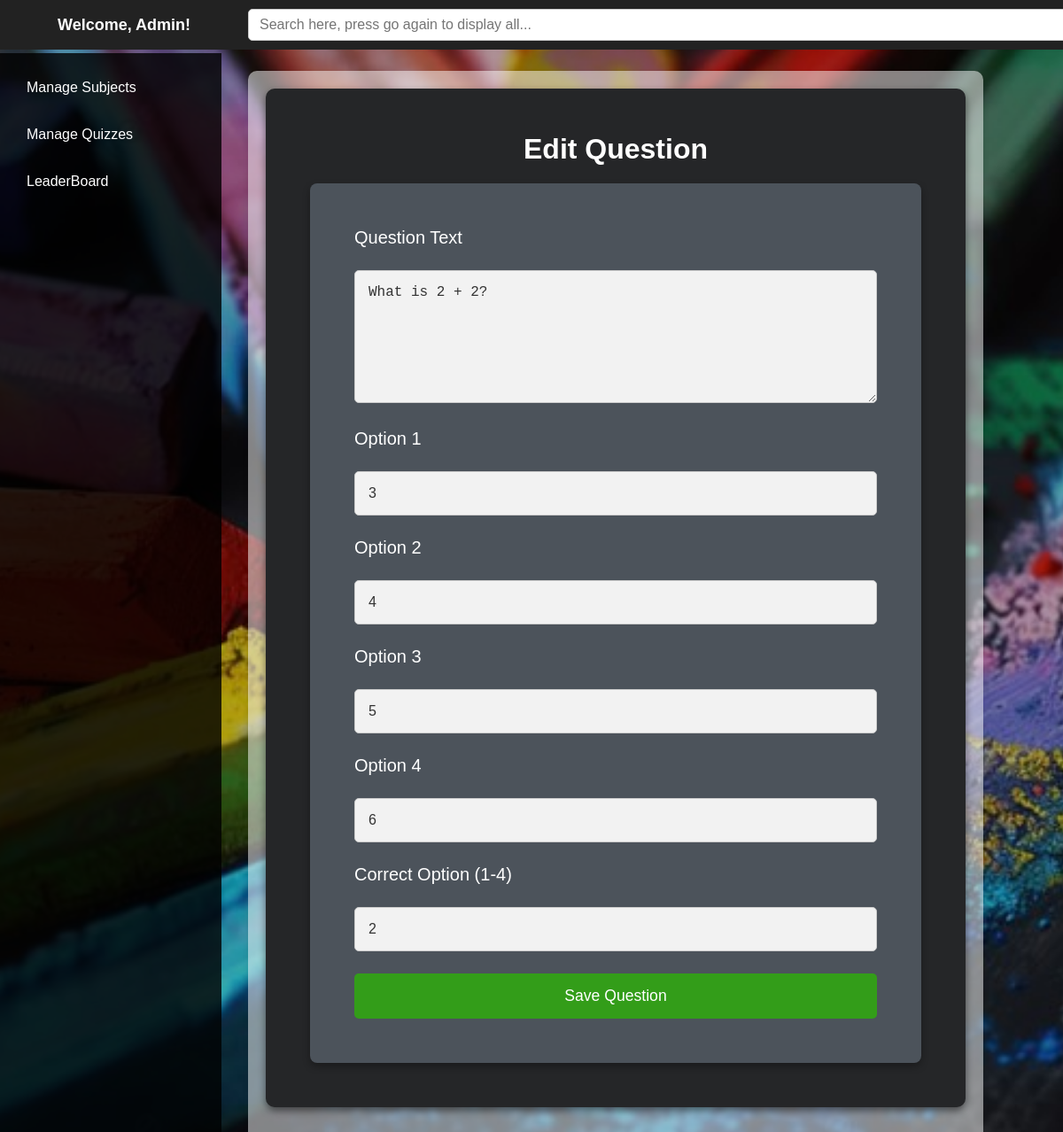
/manage_quizzes/edit_question/1 (signed in), run on the app's committed database.
### tables this page shows
CREATE TABLE question (
            id INTEGER PRIMARY KEY AUTOINCREMENT,
            quiz_id INTEGER,
            question_text TEXT NOT NULL,
            option_1 TEXT NOT NULL,
            option_2 TEXT NOT NULL,
            option_3 TEXT NOT NULL,
            option_4 TEXT NOT NULL,
            correct_option INTEGER NOT NULL,
            FOREIGN KEY (quiz_id) REFERENCES quiz(id)
        );

### app.py (the view, shortened to what this page needs)
@app.route('/manage_quizzes/edit_question/<int:question_id>', methods=['GET', 'POST'])
@login_required(role='admin')
def edit_question(question_id):
    conn = sqlite3.connect(DATABASE)
    cursor = conn.cursor()
    cursor.execute('SELECT question_text, option_1, option_2, option_3, option_4, correct_option, quiz_id FROM question WHERE id = ?', (question_id,))
    question = cursor.fetchone()
    conn.close()
    if not question:
        return "Question not found", 404
    question_data = {
        'question_text': question[0],         # Pre-fill with current question text
        'option_1': question[1],              # Pre-fill with current option 1
        'option_2': question[2],              # Pre-fill with current option 2
        'option_3': question[3],              # Pre-fill with current option 3
        'option_4': question[4],              # Pre-fill with current option 4
        'correct_option': question[5],        # Pre-fill with current correct option
        'quiz_id': question[6]                # Pre-fill with quiz ID for redirection
    }
    return render_template('add_question.html', question=question_data, is_edit=True)

### app.py (called while the page is built)
def login_required(role=None):
    def decorator(f):
        @wraps(f)
        def decorated_function(*args, **kwargs):
            if 'user_id' not in session:
                return redirect(url_for('login'))  # Redirect to login if not logged in
            if role and session.get('role') != role:
                return redirect(url_for('login'))  # Redirect if user doesn't have the correct role
            return f(*args, **kwargs)
        return decorated_function
    return decorator

### templates/add_question.html (shortened to what this page needs)
{% extends 'admin_base.html' %}
{% block page_content %}
<div class="add-question-page">
    <div class="add-question-content">
        <h2>{{ 'Edit Question' if is_edit else 'Add New Question' }}</h2>
        <form method="POST" class="edit-question-form">
            <div>
                <label for="question_text" style="font-size:20px;">Question Text</label>
                <textarea id="question_text" name="question_text" placeholder="Enter question text" required>{{ question.question_text if question else '' }}</textarea>
            </div>
            <div>
                <label for="option_1" style="font-size:20px;">Option 1</label>
                <input type="text" id="option_1" name="option_1" placeholder="Enter option 1" value="{{ question.option_1 if question else '' }}" required>
            </div>
            <div>
                <label for="option_2" style="font-size:20px;">Option 2</label>
                <input type="text" id="option_2" name="option_2" placeholder="Enter option 2" value="{{ question.option_2 if question else '' }}" required>
            </div>
            <div>
                <label for="option_3" style="font-size:20px;">Option 3</label>
                <input type="text" id="option_3" name="option_3" placeholder="Enter option 3" value="{{ question.option_3 if question else '' }}" required>
            </div>
            <div>
                <label for="option_4" style="font-size:20px;">Option 4</label>
                <input type="text" id="option_4" name="option_4" placeholder="Enter option 4" value="{{ question.option_4 if question else '' }}" required>
            </div>
            <div>
                <label for="correct_option" style="font-size:20px;">Correct Option (1-4)</label>
                <input type="number" id="correct_option" name="correct_option" min="1" max="4" placeholder="Enter correct option number" value="{{ question.correct_option if question else '' }}" required>
            </div>
            <button type="submit" class="btn btn-primary">Save Question</button>
        </form>
    </div>
</div>
{% endblock %}

### static/css/style.css (style rules this page uses)
* { margin: 0; padding: 0; box-sizing: border-box; }
body { font-family: "Comic Sans MS", "Chalkboard", sans-serif; background: url('../images/chlkbrd41.jpg') no-repeat center center fixed; background-size: cover; color: #ffffff; }
html, body { overflow: auto; height: 100%; }
html { scrollbar-width: none; -ms-overflow-style: none; }
.btn { padding: 6px 12px; border: none; border-radius: 5px; font-size: 1rem; color: white; text-decoration: none; cursor: pointer; transition: background-color 0.3s ease; }
.add-question-page { padding: 50px; background: #252628; border-radius: 10px; color: white; max-width: 800px; margin: 0 auto; box-shadow: 0 4px 8px rgba(0, 0, 0, 0.5); }
.add-question-content h2 { font-size: 2rem; color: #ffffff; text-align: center; margin-bottom: 20px; }
.edit-question-form { background-color: #4c535b; padding: 50px; border-radius: 8px; box-shadow: 0 4px 8px rgba(0, 0, 0, 0.3); }
.edit-question-form input, .edit-question-form select, .edit-question-form textarea { width: 100%; padding: 15px; margin: 25px 0; background-color: #f2f2f2; border: 1px solid #ccc; border-radius: 5px; color: #333; font-size: 16px; }
.edit-question-form textarea { height: 150px; }
.edit-question-form button { background-color: #339d19; color: white; padding: 15px 20px; border: none; border-radius: 5px; font-size: 1.1rem; cursor: pointer; width: 100%; transition: background-color 0.3s ease; }

### data on the page
question: question_text "What is 2 + 2?", option_1 "3", option_2 "4", option_3 "5", option_4 "6", correct_option "2"

### other printed values
{{ 'Edit Question' if is_edit else 'Add New Question' }} "Edit Question"
